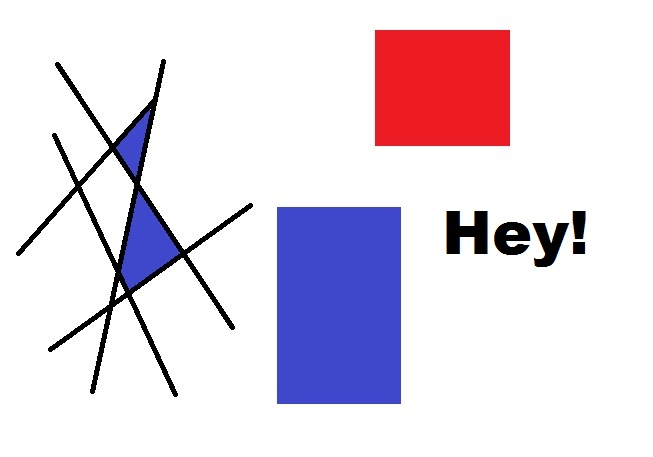
#> input picture PRACTICA_10_Fondo y esquinas/opencv-corner-detection-sample.jpg, 653 x 457 px, given in place of the camera
$ python P6_Filtro_de_color_HSV_ROJO.py
#> lines starting #> are read from the running program, lines starting #| are printed output that depends on the picture; after the words box and inside, x2 and y2 are one past the last pixel; in counts of white or black regions, pixels touching at a corner belong together
# Practica 6: Filtros de color HSV (ROJO)

import cv2          # Para procesamiento de imágenes y visión por computadora
import numpy as np  # Para trabajar con arreglos y operaciones numéricas

# Inicia captura de video desde la cámara web (índice 0)
cap = cv2.VideoCapture(0)

# Define los valores HSV mínimo y máximo
min_HSV = np.array([0, 100, 100])     # Rojo puro (zona baja)
max_HSV = np.array([10, 255, 255])

# ---------- Visualización del rango de colores ----------
height, width = 100, 300
img = np.zeros((height, width, 3), dtype=np.uint8)

for x in range(width):
    ratio = x / (width - 1)
    hsv_color = min_HSV + (max_HSV - min_HSV) * ratio
    hsv_color = np.uint8([[hsv_color]])
    bgr_color = cv2.cvtColor(hsv_color, cv2.COLOR_HSV2BGR)[0][0]
    img[:, x] = bgr_color

# Muestra la barra de colores solo una vez al inicio
cv2.imshow('Rango de colores HSV', img)
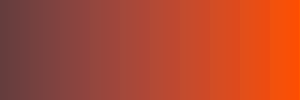
#> window 'Rango de colores HSV': shape (100, 300, 3); mean B, G, R 46.3, 71.8, 177

# ---------- Bucle principal para video en vivo ----------
while True:
    ret, frame = cap.read()
#> frame is the input picture: shape (457, 653, 3); mean B, G, R 229.7, 216.9, 227
    if not ret:
        break

    # Convierte el frame a HSV
    hsv = cv2.cvtColor(frame, cv2.COLOR_BGR2HSV)
#> hsv: shape (457, 653, 3); mean H, S, V 26.7, 32.8, 240.3

    # Crea una máscara con los valores del color definido
    mask = cv2.inRange(hsv, min_HSV, max_HSV)
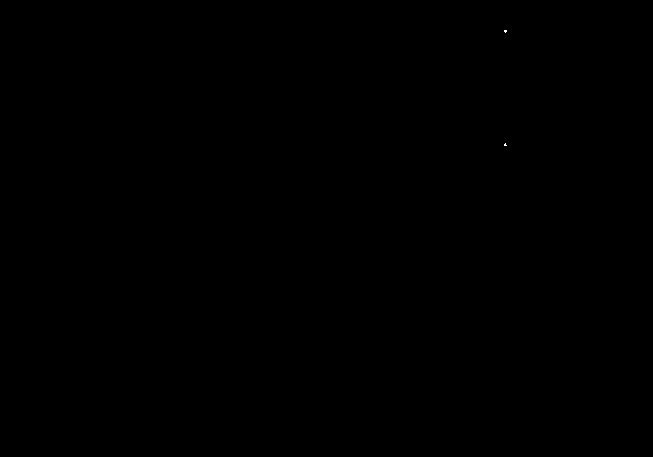
#> mask: shape (457, 653); 0% white in thin lines or dots, all inside (x1, y1, x2, y2) = (504, 30, 507, 146)

    # Aplica la máscara al frame original
    res = cv2.bitwise_and(frame, frame, mask=mask)

    # Muestra las ventanas
    cv2.imshow('frame', frame)    # Imagen original
    cv2.imshow('mask', mask)      # Máscara binaria
    cv2.imshow('res', res)        # Resultado filtrado

    # Presiona ESC (27) para salir
    if cv2.waitKey(5) & 0xFF == 27:
#> (key Esc is pressed here)
        break

# Libera recursos
cap.release()
cv2.destroyAllWindows()

$ run again, on PRACTICA_10_Fondo y esquinas/fig.jpg
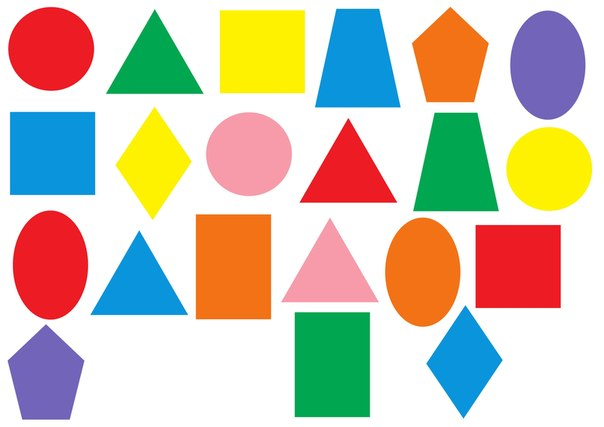
#> input picture PRACTICA_10_Fondo y esquinas/fig.jpg, 604 x 427 px, given in place of the camera
#> frame is the input picture: shape (427, 604, 3); mean B, G, R 178.5, 196.4, 206.1
#> hsv: shape (427, 604, 3); mean H, S, V 62.3, 102.4, 238.9
#> `mask = cv2.inRange(hsv, min_HSV, max_HSV)`:
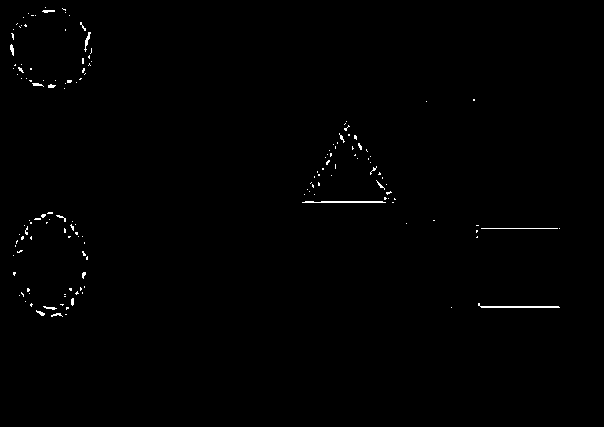
#> mask: shape (427, 604); 0.52% white in thin lines or dots, all inside (x1, y1, x2, y2) = (10, 7, 560, 317)
